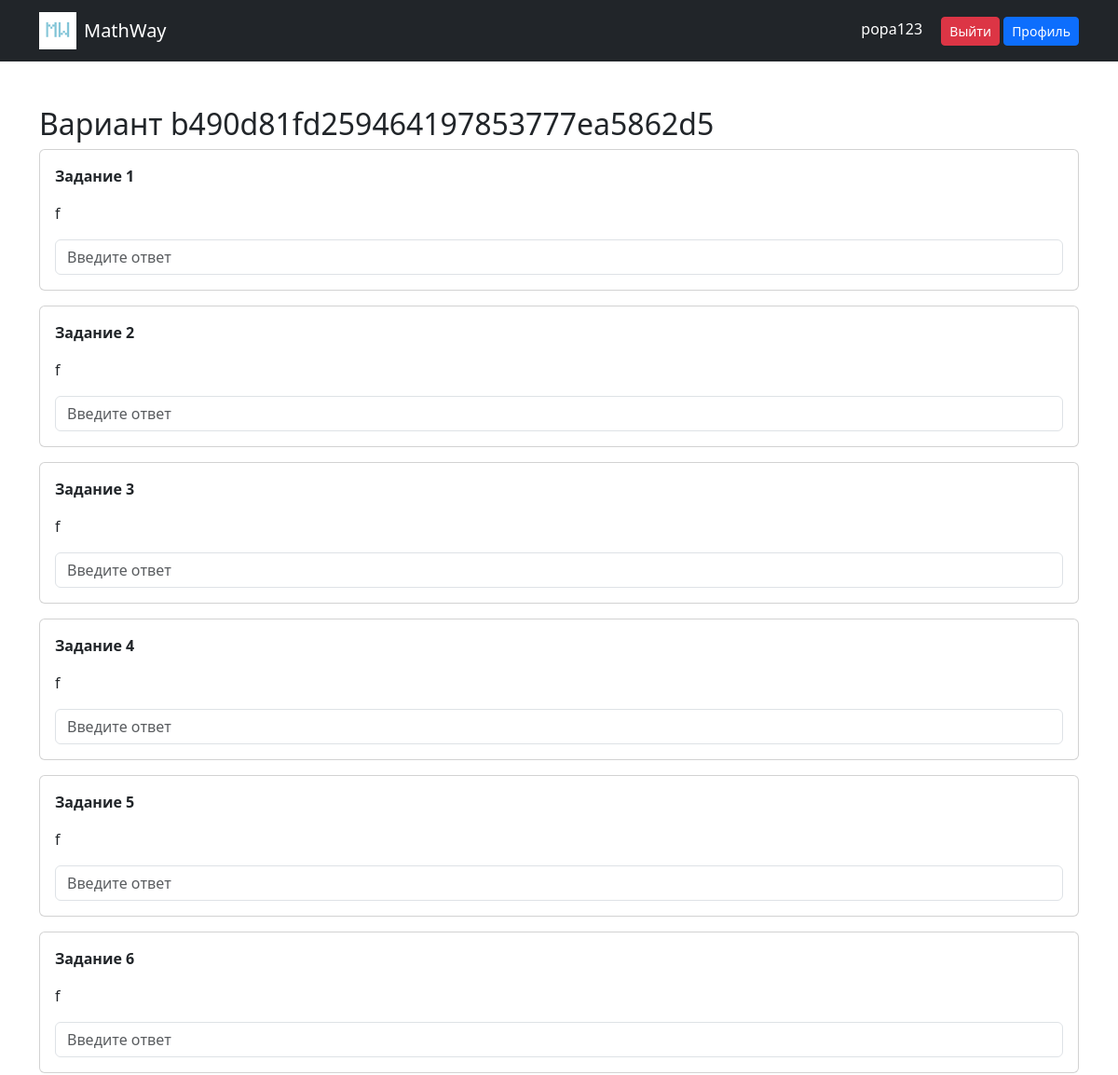
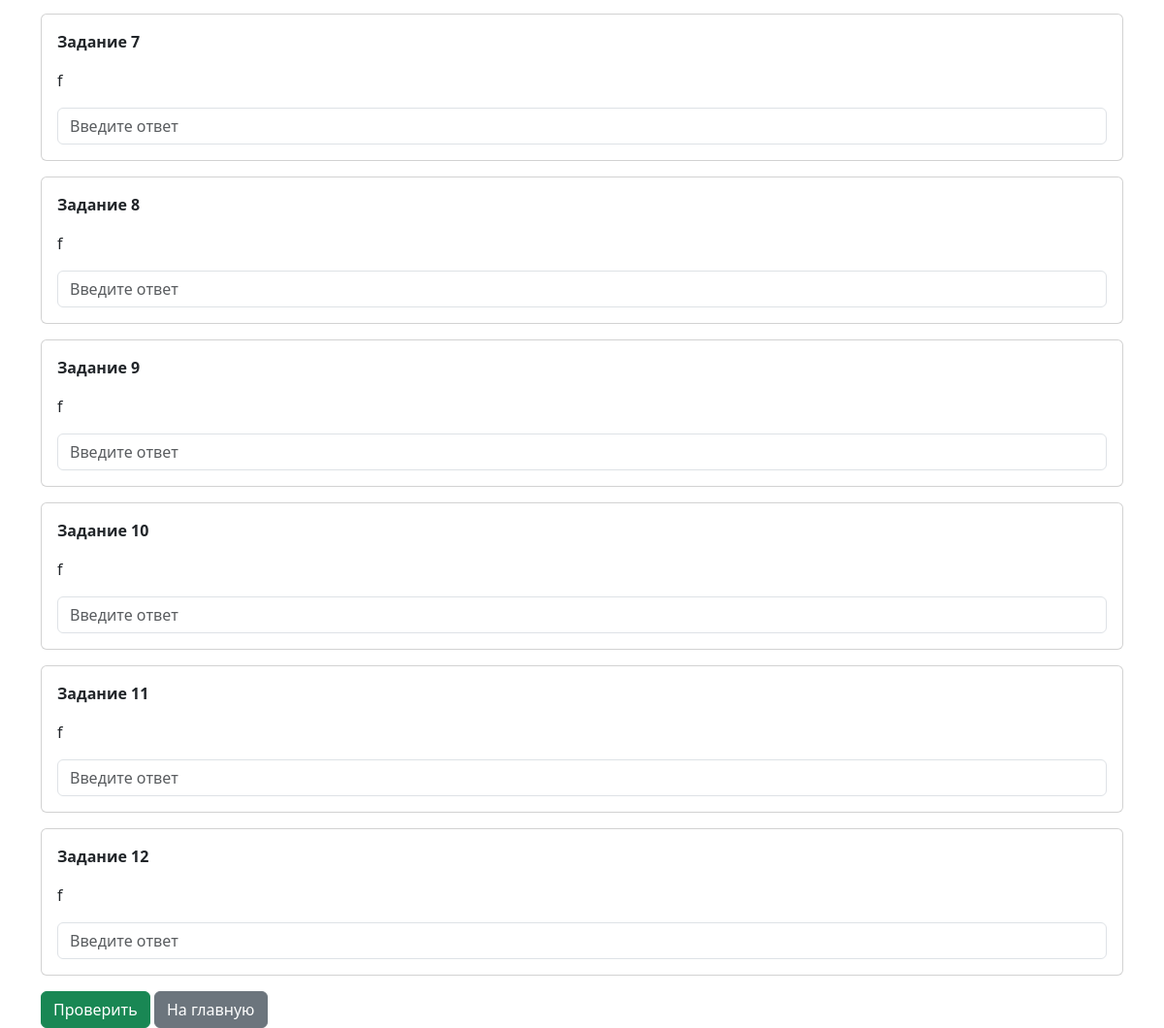
The app's page /self_variant_main/b490d81fd259464197853777ea5862d5 (signed in) with its own data (2 pictures, top to bottom).
### models.py (models this page shows)
class User(db.Model, UserMixin):
    id = db.Column(db.Integer, primary_key=True)
    username = db.Column(db.String(100), unique=True, nullable=False)
    password = db.Column(db.String(200), nullable=False)
    email = db.Column(db.String(100), unique=True, nullable=False)
    solved_var = db.Column(db.Integer, nullable=False, default=0)
    avatar = db.Column(db.String(200), nullable=True)
    count_task = db.Column(db.Integer, default=0)

class UserTaskUp(db.Model):
    id = db.Column(db.Integer, primary_key=True, autoincrement=True)
    user_name = db.Column(db.String(100))
    variant_id = db.Column(db.String(100))
    question = db.Column(db.Text)
    answer = db.Column(db.String(100))
    topic = db.Column(db.Integer)
    image_url = db.Column(db.String(200))

### main.py (the view)
@app.route('/self_variant_main/<variant_id>', methods=['GET'])
@login_required
def self_variant_main(variant_id):
    tasks = UserTaskUp.query.filter_by(user_name=current_user.username, variant_id=variant_id).all()
    return render_template('variant_s.html', tasks=tasks, var_num=variant_id)

### main.py (called while the page is built)
@login_manager.user_loader
def load_user(user_id):
    return User.query.get(int(user_id))

### templates/variant_s.html (shortened to what this page needs)
{% extends "base.html" %}
{% block content %}
<h2>Вариант {{ var_num }}</h2>
<form method="POST" action="{{ url_for('check_self_variant', variant_id=var_num) }}">
    {% for task in tasks %}
    <div class="card p-3 mb-3">
        <p><b>Задание {{ loop.index }}</b></p>
        <p>{{ task.question }}</p>
        <input type="text"
               name="answer_{{ task.id }}"
               class="form-control"
               placeholder="Введите ответ"
        >
    </div>
    {% endfor %}
    <button type="submit" class="btn btn-success"
            onclick="return confirm('Вы уверены, что хотите узнать ответы?\nПосле этого решённые задачи не будут идти в рейтинг')">
        Проверить
    </button>
    <a href="{{ url_for('home') }}" class="btn btn-secondary">На главную</a>
</form>
{% endblock %}

### templates/base.html (shortened to what this page needs)
<!DOCTYPE html>
<html>
<head>
    <link href="https://cdn.jsdelivr.net/npm/bootstrap@5.3.0/dist/css/bootstrap.min.css" rel="stylesheet">
</head>
<body>
<nav class="navbar navbar-dark bg-dark">
    <div class="container">
        <a class="navbar-brand d-flex align-items-center" href="/">
    <img src="{{ url_for('static', filename='images/logo.png') }}"
         alt="logo"
         height="40"
         class="me-2">
            MathWay
        </a>
        <div>
            {% if current_user.is_authenticated %}
                <span class="text-white me-3">
                    {{ current_user.username }}
                </span>
                <a href="/logout" class="btn btn-danger btn-sm">Выйти</a>
                <a href="/profile" class="btn btn-primary btn-sm">Профиль</a>
            {% else %}
                <a href="/login" class="btn btn-secondary btn-sm me-2">Вход</a>
                <a href="/register" class="btn btn-primary btn-sm">Регистрация</a>
            {% endif %}
        </div>
    </div>
</nav>
<div class="container mt-5">
    {% block content %}{% endblock %}
</div>
</body>
</html>

### records on screen
User: username "popa123"
UserTaskUp: question "f"
UserTaskUp: question "f"
UserTaskUp: question "f"
UserTaskUp: question "f"
UserTaskUp: question "f"
UserTaskUp: question "f"
UserTaskUp: question "f"
UserTaskUp: question "f"
UserTaskUp: question "f"
UserTaskUp: question "f"
UserTaskUp: question "f"
UserTaskUp: question "f"

### other values on screen
{{ var_num }} "b490d81fd259464197853777ea5862d5"
